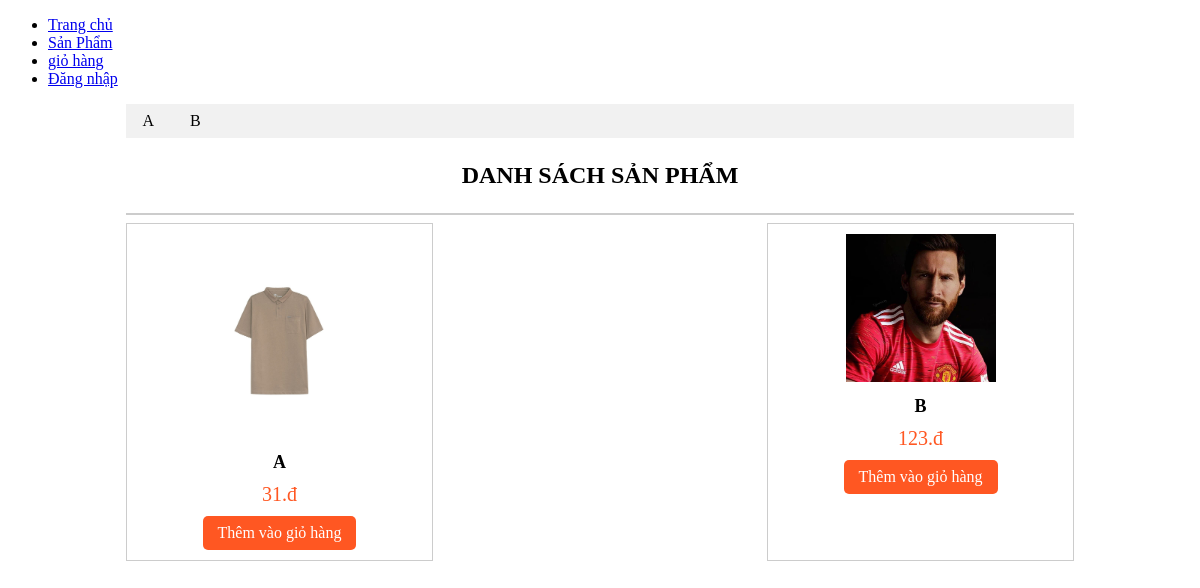
/user/index.php?ctrl=san_pham, run on the app's committed database.
### tables this page shows
CREATE TABLE `danh_muc` (
  `id` int(11) NOT NULL,
  `ten` varchar(255) NOT NULL,
  `mo_ta` text DEFAULT NULL
);

CREATE TABLE `san_pham` (
  `id` int(11) NOT NULL,
  `ten` varchar(255) NOT NULL,
  `danh_muc_id` int(11) DEFAULT NULL,
  `mo_ta` text DEFAULT NULL,
  `hinh_anh` varchar(255) DEFAULT NULL,
  `gia` int(11) NOT NULL,
  `so_luong` int(11) NOT NULL
);

### database/database.php (called while the page is built, shortened)
<?php
function getConnection() {
    $host = 'localhost';
    $dbname = 'shop_quan_ao';
    $username = 'root';
    $password = '';
    $options = array(PDO::MYSQL_ATTR_INIT_COMMAND => "SET NAMES utf8",
        PDO::ATTR_ERRMODE => PDO::ERRMODE_EXCEPTION);
    $DBH = new PDO('mysql:host=' . $host . ';dbname=' . $dbname, $username, $password, $options);
    return $DBH;
}
function query($sql) {
    $connect = getConnection();
    $result = $connect->query($sql);
    return $result;
}
?>

### user/model/danh_muc.php (called while the page is built)
<?php
require_once "./../database/database.php";
function getAllDanhMuc() {
    $sql = "SELECT * FROM danh_muc";
    $result = query($sql);
    return $result;
}

### user/model/san_pham.php (called while the page is built, shortened)
<?php
require_once "./../database/database.php";
function getAllUserSP() {
    $sql = "SELECT * FROM san_pham";
    $result = query($sql);
    return $result;
}
?>

### user/view/san_pham/index.php (the view, shortened to what this page needs)
<!DOCTYPE html>
<html lang="en">
    <head>
        <link rel="stylesheet" href="style.css">
    </head>
    <body>
        <div class="right">
            <ul class="danh-muc-list">
                <?php foreach ($danhmuc as $dm) { ?>
                    <li class="danh-muc-item">
                        <a href="index.php?ctrl=san_pham&action=index&id=<?php echo $dm['id']; ?>">
                            <?php echo $dm['ten']; ?>
                        </a>
                    </li>
                <?php } ?>
            </ul>
            <h3 class="tcsp">Danh Sách Sản Phẩm</h3>
            <hr>
            <div class="boxcenter">
                <?php foreach ($userSanPhams as $sanPham) { ?>
                    <div class="box">
                        <img src="<?php echo $base_url . $sanPham['hinh_anh']; ?>" alt="Hình ảnh sản phẩm" style="max-width: 150px;">
                        <div class="name"><?php echo $sanPham['ten']; ?></div>
                        <div class="gia"><?php echo $sanPham['gia']; ?>.đ</div>
                        <div class="mua">
                            <a href="index.php?ctrl=gio_hang&action=addtocart&product_id=
                               <?php echo $sanPham['id']; ?>" onclick="alert('Đã thêm sản phẩm vào giỏ hàng')">Thêm vào giỏ hàng</a>
                        </div>
                    </div>
                <?php } ?>
            </div>
        </div>
    </body>
</html>

### user/css/style.css (style rules this page uses)
.right { width: 80%; margin: 0 auto; }
.tcsp { text-align: center; font-size: 24px; font-weight: bold; text-transform: uppercase; }
hr { border: 1px solid #ccc; }
.boxcenter { display: flex; flex-wrap: wrap; justify-content: space-between; }
.box { width: 30%; border: 1px solid #ccc; padding: 10px; margin-bottom: 20px; text-align: center; }
.name { font-weight: bold; font-size: 18px; margin: 10px 0; }
.gia { color: #FF5722; font-size: 20px; margin-bottom: 10px; }
.mua a { background: #FF5722; color: #fff; padding: 8px 15px; text-decoration: none; border-radius: 5px; display: inline-block; }
.danh-muc-list { list-style-type: none; margin: 0; padding: 0; background: #f1f1f1; }
.danh-muc-item { display: inline-block; }
.danh-muc-item a { color: #000; text-decoration: none; padding: 8px 16px; display: block; }

### data on the page
danh_muc: ten "A"
danh_muc: ten "B"
san_pham: hinh_anh (picture), ten "A", gia "31"
san_pham: hinh_anh (picture), ten "B", gia "123"
